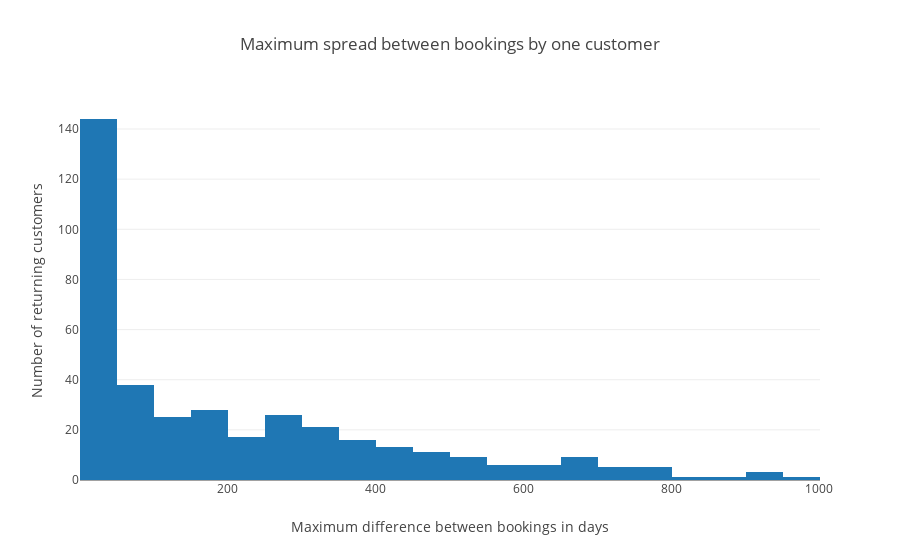

Here is the notebook cell this chart was saved with:
### Markdown cell above
We see that most of the customers don't return and only ~6.5% book 2 or more times, with one loyal customer who used TourRadar 7 times!

### Code cell
query = "select customer_id, max(julianday(booking_date))-min(julianday(booking_date)) as spread \
from data \
group by customer_id \
order by spread desc, customer_id"
top = ps.sqldf(query, locals())
iplot(go.Figure(
    data=[go.Histogram(x=top["spread"], xbins=dict(start=1,end=1000,size=50))], 
    layout=go.Layout(title="Maximum spread between bookings by one customer",
                     yaxis=dict(title="Number of returning customers"),
                     xaxis=dict(title="Maximum difference between bookings in days"))))

### Figure 1 — Plotly figure (JSON) as saved in the notebook; plotly's stock layout.template omitted (floating-point values rounded to 4 significant figures; data arrays with more than 128 entries replaced by an {"elided": "..."} marker saying what was removed)
{"data": [{"type": "histogram", "x": {"elided": "7438 int values"}, "xbins": {"end": 1000, "size": 50, "start": 1}}], "layout": {"title": "Maximum spread between bookings by one customer", "xaxis": {"title": "Maximum difference between bookings in days"}, "yaxis": {"title": "Number of returning customers"}}}
